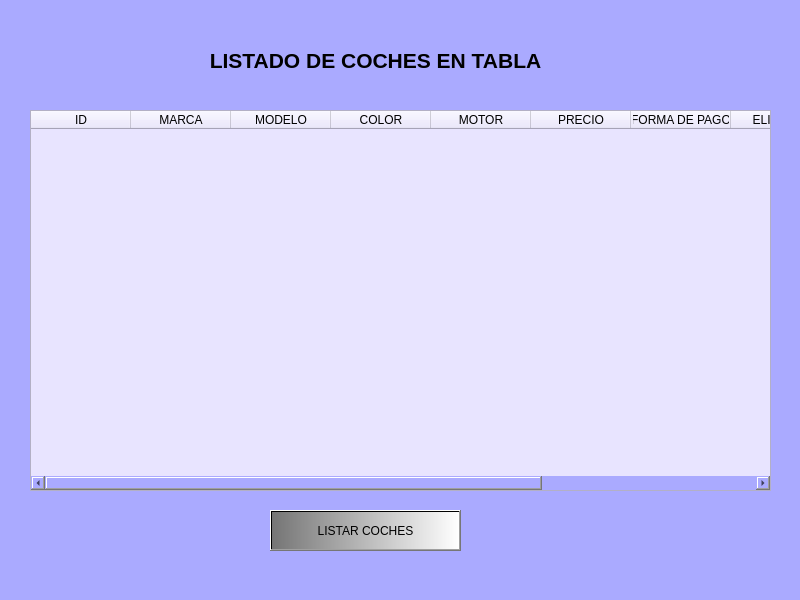
<?xml version="1.0" encoding="UTF-8"?>
<ui version="4.0">
 <class>MainWindow</class>
 <widget class="QMainWindow" name="MainWindow">
  <property name="geometry">
   <rect>
    <x>0</x>
    <y>0</y>
    <width>800</width>
    <height>600</height>
   </rect>
  </property>
  <property name="windowTitle">
   <string>Tabla de coches</string>
  </property>
  <property name="styleSheet">
   <string notr="true">background-color: rgb(170, 170, 255);</string>
  </property>
  <widget class="QWidget" name="centralwidget">
   <widget class="QLabel" name="label">
    <property name="geometry">
     <rect>
      <x>120</x>
      <y>30</y>
      <width>511</width>
      <height>61</height>
     </rect>
    </property>
    <property name="text">
     <string>&lt;html&gt;&lt;head/&gt;&lt;body&gt;&lt;p align=&quot;center&quot;&gt;&lt;span style=&quot; font-size:16pt; font-weight:600;&quot;&gt;LISTADO DE COCHES EN TABLA&lt;/span&gt;&lt;/p&gt;&lt;/body&gt;&lt;/html&gt;</string>
    </property>
   </widget>
   <widget class="QTableWidget" name="tableWidget">
    <property name="geometry">
     <rect>
      <x>30</x>
      <y>110</y>
      <width>741</width>
      <height>381</height>
     </rect>
    </property>
    <property name="font">
     <font>
      <pointsize>10</pointsize>
      <weight>50</weight>
      <bold>false</bold>
     </font>
    </property>
    <property name="styleSheet">
     <string notr="true">background-color: rgb(232, 228, 255);</string>
    </property>
    <property name="columnCount">
     <number>10</number>
    </property>
    <column>
     <property name="text">
      <string>ID</string>
     </property>
    </column>
    <column>
     <property name="text">
      <string>MARCA</string>
     </property>
    </column>
    <column>
     <property name="text">
      <string>MODELO</string>
     </property>
    </column>
    <column>
     <property name="text">
      <string>COLOR</string>
     </property>
    </column>
    <column>
     <property name="text">
      <string>MOTOR</string>
     </property>
    </column>
    <column>
     <property name="text">
      <string>PRECIO</string>
     </property>
    </column>
    <column>
     <property name="text">
      <string>FORMA DE PAGO</string>
     </property>
    </column>
    <column>
     <property name="text">
      <string>ELIMINAR</string>
     </property>
    </column>
    <column>
     <property name="text">
      <string>EDITAR</string>
     </property>
    </column>
    <column>
     <property name="text">
      <string>IMAGEN</string>
     </property>
    </column>
   </widget>
   <widget class="QPushButton" name="btn_listar_tabla">
    <property name="geometry">
     <rect>
      <x>270</x>
      <y>510</y>
      <width>191</width>
      <height>41</height>
     </rect>
    </property>
    <property name="styleSheet">
     <string notr="true">background-color: qlineargradient(spread:pad, x1:0, y1:0, x2:1, y2:0, stop:0 rgba(117, 117, 117, 255), stop:1 rgba(255, 255, 255, 255));</string>
    </property>
    <property name="text">
     <string>LISTAR COCHES</string>
    </property>
   </widget>
  </widget>
  <widget class="QStatusBar" name="statusbar"/>
 </widget>
 <resources/>
 <connections/>
</ui>
